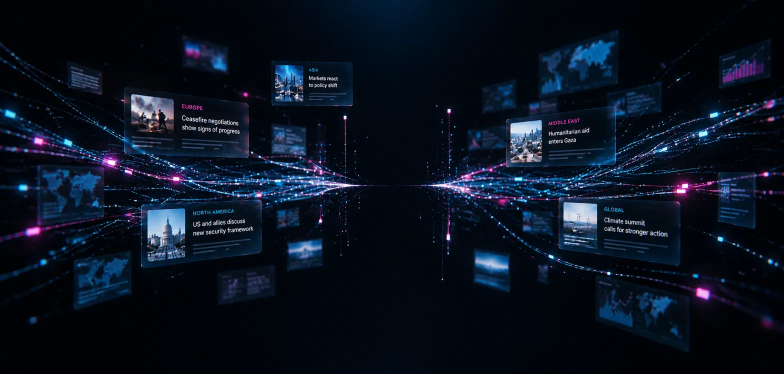
#> input picture docs/reference/loading-bg.png, 1568 x 748 px, found by its file name (shown at 1/2 size)
$ python convert_loading_bg.py
#> lines starting #> are read from the running program, lines starting #| are printed output that depends on the picture
"""Convert loading-bg.png to optimized WebP for desktop and mobile."""
from PIL import Image
import os

src = r'docs/reference/loading-bg.png'
out_dir = r'frontend/public/images'
os.makedirs(out_dir, exist_ok=True)

img = Image.open(src).convert('RGB')
#> img is the input picture: PIL image 1568x748 RGB; mean R, G, B 9.7, 18.6, 32.2
w, h = img.size
#> w = 1568; h = 748
print(f'Source: {w}x{h}  {os.path.getsize(src)//1024} KB')
#| Source: 1568x748  990 KB

# Desktop: 1920px wide
ratio = 1920 / w
#> ratio = 1.22
desk = img.resize((1920, int(h * ratio)), Image.LANCZOS)
desk_path = os.path.join(out_dir, 'loading-bg.webp')
desk.save(desk_path, 'WEBP', quality=82, method=6)
print(f'Desktop WebP: {os.path.getsize(desk_path)//1024} KB')

# Mobile: scale to 820px wide, then centre-crop to ~820x1100
mob_w = 820
mob_h = int(mob_w * h / w)
#> mob_h = 391
mob = img.resize((mob_w, mob_h), Image.LANCZOS)
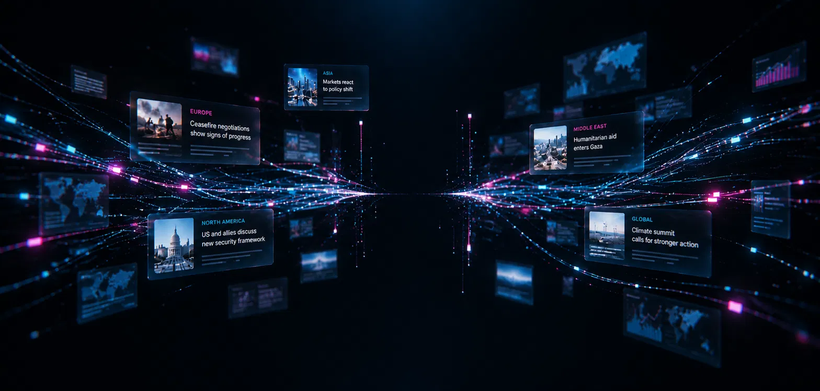
#> mob: PIL image 820x391 RGB; mean R, G, B 9.7, 18.6, 32.2
crop_h = min(mob_h, 1100)
#> crop_h = 391
top = (mob_h - crop_h) // 2
#> top = 0
mob = mob.crop((0, top, mob_w, top + crop_h))
mob_path = os.path.join(out_dir, 'loading-bg-mobile.webp')
mob.save(mob_path, 'WEBP', quality=78, method=6)
print(f'Mobile  WebP: {os.path.getsize(mob_path)//1024} KB')
print('Done.')

$ run again, with docs/reference/screen-a-search.png copied over docs/reference/loading-bg.png
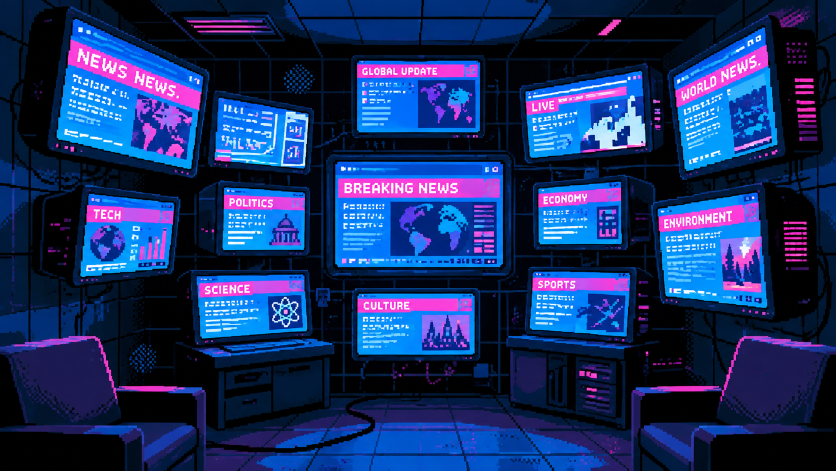
#> input picture docs/reference/screen-a-search.png, 1672 x 941 px, found by its file name (shown at 1/2 size)
#> img is the input picture: PIL image 1672x941 RGB; mean R, G, B 25.4, 47.3, 99.6
#| Source: 1672x941  2275 KB
#> `desk = img.resize((1920, int(h * ratio)), Image.LANCZOS)`:
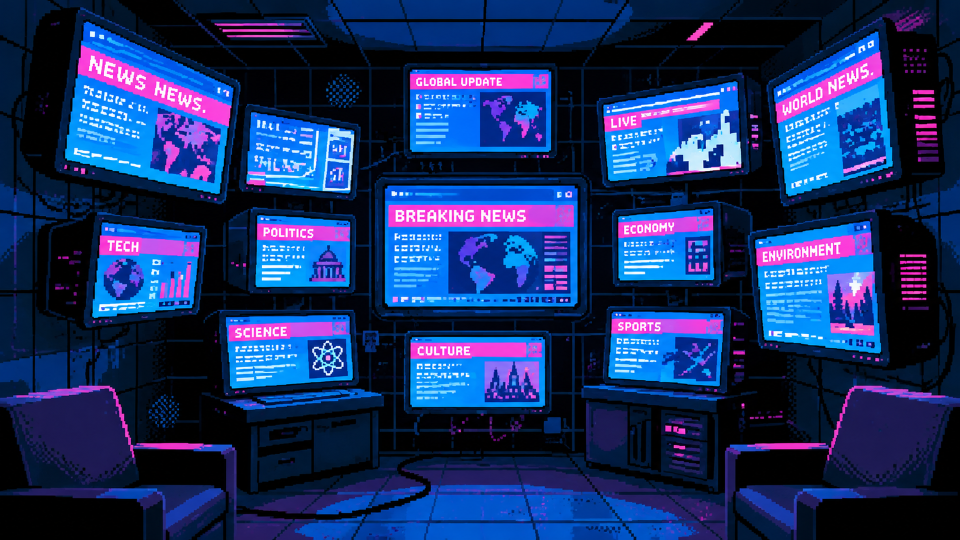
#> desk: PIL image 1920x1080 RGB (shown at 1/2 size); mean R, G, B 25.4, 47.3, 99.7
#> `mob = img.resize((mob_w, mob_h), Image.LANCZOS)`:
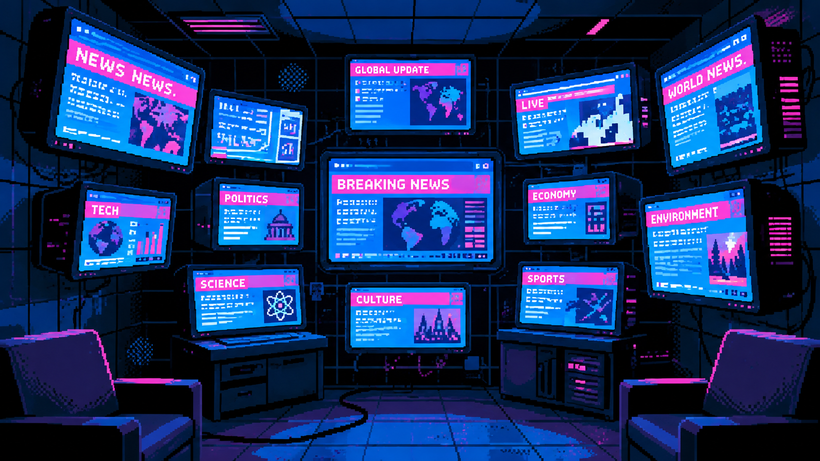
#> mob: PIL image 820x461 RGB; mean R, G, B 25.5, 47.3, 99.7
